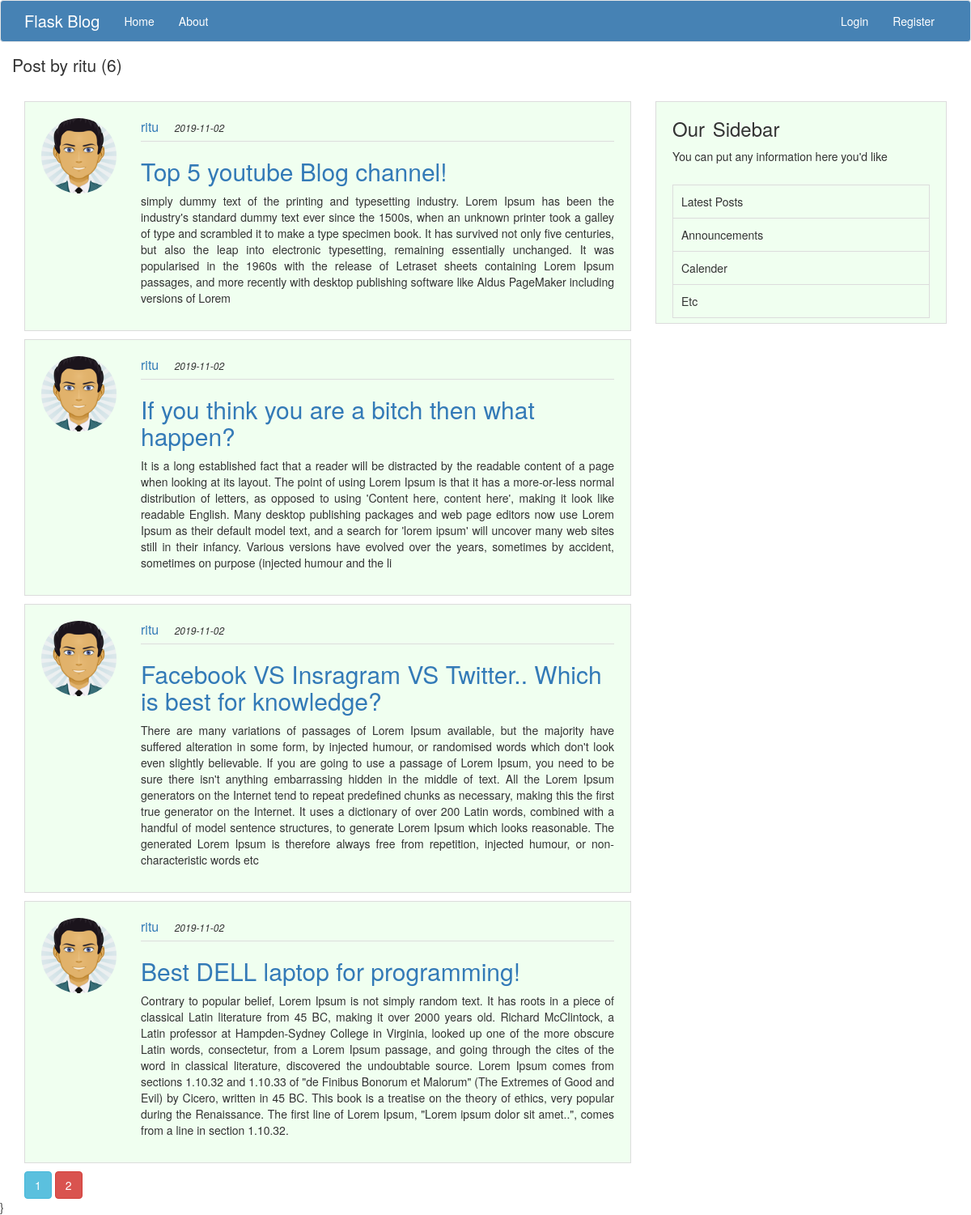
Before: /user/ritu with the older database file.
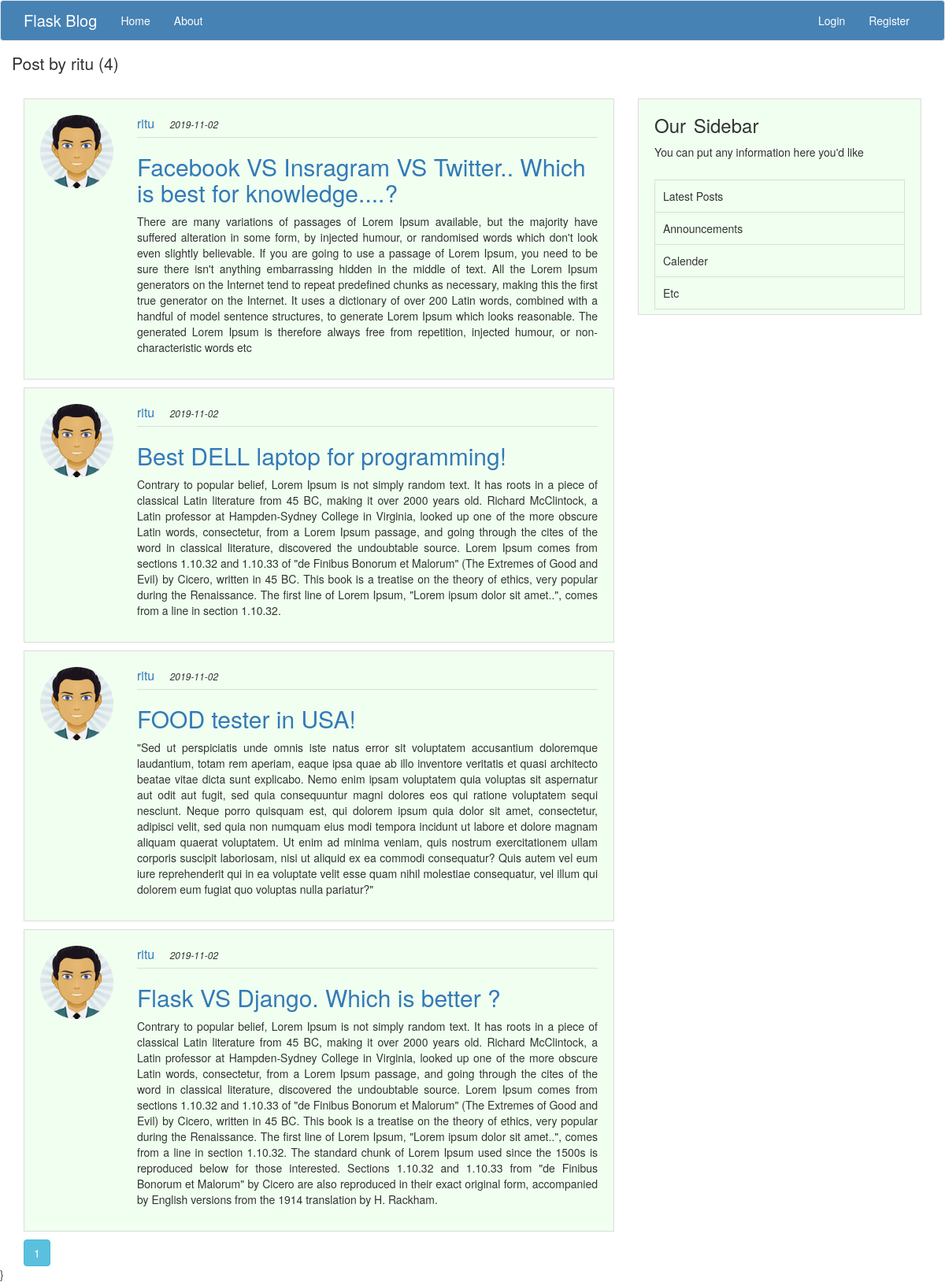
After: the same page with the newer database file.
### App/models.py (models this page shows, shortened)
class Post(db.Model):
    id = db.Column(db.Integer, primary_key=True)
    title = db.Column(db.String(500), nullable=False)
    date_posted = db.Column(db.DateTime, nullable=False, default=datetime.utcnow())
    content = db.Column(db.Text, nullable=False)
    user_id = db.Column(db.Integer, db.ForeignKey('user.id'),
                        nullable=False)  # this 'user.id' is table name and column name

class User(db.Model, UserMixin):
    id = db.Column(db.INTEGER, primary_key=True)
    username = db.Column(db.String(20), unique=True, nullable=False)
    email = db.Column(db.String(120), unique=True, nullable=False)
    img_file = db.Column(db.String(20), nullable=False, default="default.jpg")
    password = db.Column(db.String(60), nullable=False)
    posts = db.relationship('Post', backref='author', lazy=True)  # this 'Post' is a class name

### App/users/routes.py (the view)
@users.route('/user/<string:username>')
def user_posts(username):
    page = request.args.get('page', 1, type=int)
    user = User.query.filter_by(username=username).first_or_404()
    posts = Post().query.filter_by(author=user) \
        .order_by(Post.date_posted.desc()) \
        .paginate(page=page, per_page=4)
    return render_template("user_posts.html", posts=posts, title='User Posts', user=user)

### App/templates/user_posts.html
{% extends 'layout.html' %}
{% block content %}
    <section id="blog-content">
        <div class="container">
            <div class="row">
            <h1 class="lead">Post by {{ user.username }} ({{ posts.total }})</h1>
                <div class="col-sm-8">
                    {% for post in posts.items %}
                        <div class="post">
                            <div class="row">
                                <div class="col-sm-2">
                                    <img src="{{ url_for('static', filename='css/profile_pic/'+ post.author.img_file) }}"
                                         alt="..." class="img-rounded img-circle img-responsive">
                                </div>
                                <div class="col-sm-10">
                                    <span class="author-name"><a href="{{ url_for('posts.user_posts', username=post.author.username) }}">{{ post.author.username }}</a> </span>
                                    <span class="publish-date">{{ post.date_posted.strftime('%Y-%m-%d') }}</span>
                                    <hr>
                                    <h2 class="post-title">
                                        <a href="{{ url_for('posts.post', post_id=post.id) }}">{{ post.title }}</a>
                                    </h2>
                                    <p class="post-content">{{ post.content }}</p>
                                </div>
                            </div>
                        </div>
                    {% endfor %}
                    {% for page_num in posts.iter_pages(left_edge=1, right_edge=1, left_current=1, right_current=2) %}
                        {% if page_num %}
                            {% if posts.page == page_num %}
                                <a class="btn btn-info" href="{{ url_for('posts.user_posts', page=page_num, username=user.username) }}">{{ page_num }}</a>
                            {% else %}
                                <a class="btn btn-danger" href="{{ url_for('posts.user_posts', page=page_num, username=user.username) }}">{{ page_num }}</a>
                            {% endif %}
                        {% else %}
                            '''
                        {% endif %}
                    {% endfor %}
                </div>
                <div class="col-sm-4">
                    <main>
                        <h3>Our Sidebar</h3>
                        <span>You can put any information here you'd like</span>
                        <div class="item">
                            <p>Latest Posts</p>
                            <p>Announcements</p>
                            <p>Calender</p>
                            <p>Etc</p>
                        </div>
                    </main>
                </div>
            </div>
        </div>
    </section>}
{% endblock %}

Changed rows visible on the page:
removed Post: img_file (picture), author.username "ritu", date_posted "2019-11-02", title "Top 5 youtube Blog channel!", content "simply dummy text of the printing and typesetting industry. Lorem Ipsum has been the industry's standard dummy text ever since the 1500s, when an unknown printer took a galley of type and scrambled it to make a type specimen book. It has survived not only five centuries, but also the leap into electronic typesetting, remaining essentially unchanged. It was popularised in the 1960s with the release of Letraset sheets containing Lorem Ipsum passages, and more recently with desktop publishing software like Aldus PageMaker including versions of Lorem"
removed Post: img_file (picture), author.username "ritu", date_posted "2019-11-02", title "If you think you are a bitch then what happen?", content "It is a long established fact that a reader will be distracted by the readable content of a page when looking at its layout. The point of using Lorem Ipsum is that it has a more-or-less normal distribution of letters, as opposed to using 'Content here, content here', making it look like readable English. Many desktop publishing packages and web page editors now use Lorem Ipsum as their default model text, and a search for 'lorem ipsum' will uncover many web sites still in their infancy. Various versions have evolved over the years, sometimes by accident, sometimes on purpose (injected humour and the li"
changed Post: title "Facebook VS Insragram VS Twitter.. Which is best for knowledge?" → "Facebook VS Insragram VS Twitter.. Which is best for knowledge....?"
now on this page (row unchanged): Post: img_file (picture), author.username "ritu", date_posted "2019-11-02", title "FOOD tester in USA!", content "\"Sed ut perspiciatis unde omnis iste natus error sit voluptatem accusantium doloremque laudantium, totam rem aperiam, eaque ipsa quae ab illo inventore veritatis et quasi architecto beatae vitae dicta sunt explicabo. Nemo enim ipsam voluptatem quia voluptas sit aspernatur aut odit aut fugit, sed quia consequuntur magni dolores eos qui ratione voluptatem sequi nesciunt. Neque porro quisquam est, qui dolorem ipsum quia dolor sit amet, consectetur, adipisci velit, sed quia non numquam eius modi tempora incidunt ut labore et dolore magnam aliquam quaerat voluptatem. Ut enim ad minima veniam, quis nostrum exercitationem ullam corporis suscipit laboriosam, nisi ut aliquid ex ea commodi…"
now on this page (row unchanged): Post: img_file (picture), author.username "ritu", date_posted "2019-11-02", title "Flask VS Django. Which is better ?", content "Contrary to popular belief, Lorem Ipsum is not simply random text. It has roots in a piece of classical Latin literature from 45 BC, making it over 2000 years old. Richard McClintock, a Latin professor at Hampden-Sydney College in Virginia, looked up one of the more obscure Latin words, consectetur, from a Lorem Ipsum passage, and going through the cites of the word in classical literature, discovered the undoubtable source. Lorem Ipsum comes from sections 1.10.32 and 1.10.33 of \"de Finibus Bonorum et Malorum\" (The Extremes of Good and Evil) by Cicero, written in 45 BC. This book is a treatise on the theory of ethics, very popular during the Renaissance. The first line of Lorem Ipsum,…"
Other visible differences:
{{ posts.total }}: "6" → "4"
list line gone: "2"
